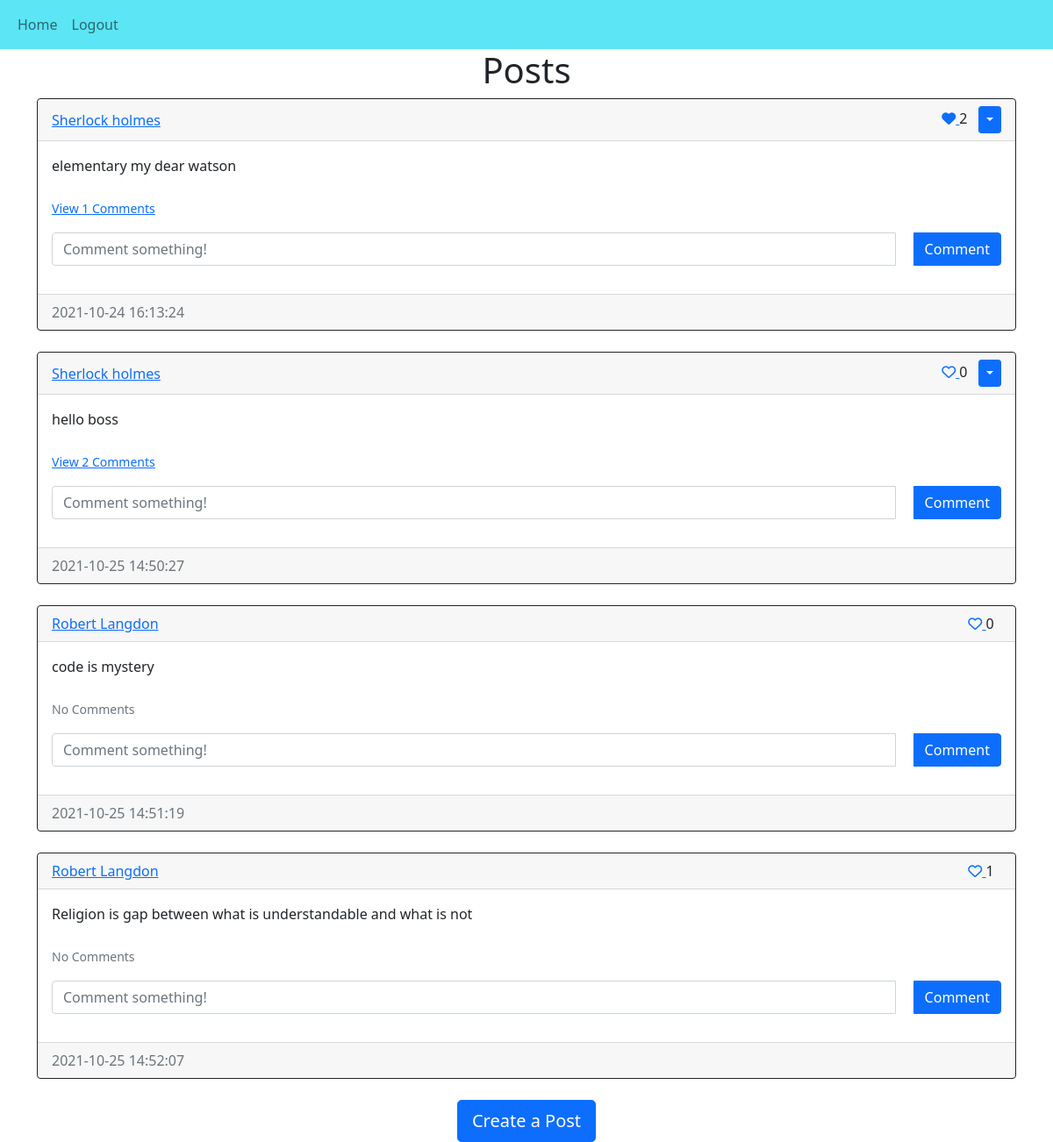
Screenshot of /home (signed in) with the database file from the repository.
### website/models.py (models this page shows)
class Post(db.Model):
    id = db.Column(db.Integer, primary_key=True)
    text = db.Column(db.Text,nullable=False)
    date_created = db.Column(db.DateTime(timezone=True), default=func.now())
    author = db.Column(db.Integer, db.ForeignKey('user.id',on_delete='CASCADE'),
        nullable=False)
    comments = db.relationship('Comment', backref='post', passive_deletes=True)
    likes = db.relationship('Like', backref='post', passive_deletes=True)

class User(db.Model, UserMixin):
    id = db.Column(db.Integer, primary_key=True)
    email = db.Column(db.String(150), unique=True)
    username = db.Column(db.String(150), unique=True)
    password = db.Column(db.String(150))
    date_created = db.Column(db.DateTime(timezone=True), default=func.now())
    posts = db.relationship('Post',backref='user',passive_deletes=True)
    comments = db.relationship('Comment', backref='user', passive_deletes=True)
    likes = db.relationship('Like', backref='user', passive_deletes=True)

### website/views.py (the view)
@views.route("/")
@views.route("/home")
@login_required
def home():
    posts=Post.query.all()
    return render_template("home.html", user=current_user, posts=posts)

### website/__init__.py (called while the page is built)
def create_app():
    app = Flask(__name__)
    app.config['SECRET_KEY'] = "2441139"
    app.config['SQLALCHEMY_DATABASE_URI'] = f'sqlite:///{DB_NAME}'
    db.init_app(app)
    from .views import views
    from .auth import auth
    app.register_blueprint(views, url_prefix="/")
    app.register_blueprint(auth, url_prefix="/")
    from .models import User,Post, Comment, Like
    create_database(app)
    login_manager = LoginManager()
    login_manager.login_view = "auth.login"
    login_manager.init_app(app)
    @login_manager.user_loader
    def load_user(id):
        return User.query.get(int(id))
    return app

### website/templates/home.html (shortened to what this page needs)
{% extends "posts_div.html" %}

### website/templates/posts_div.html (shortened to what this page needs)
{% extends "base.html" %}
{% block content %}
<h1 align="center">{% block header %}Posts{% endblock %}</h1>
<div id="posts">
  {% for post in posts %}
  <div class="card border-dark">
    <div class="card-header d-flex justify-content-between align-items-center">
      <a href="/posts/{{post.user.username}}">{{post.user.username}}</a>
      <div>
        {% if user.id in post.likes|map(attribute="author")|list %}
          <a href="/like-post/{{ post.id }}">
            <i class="fas fa-heart"></i>
          </a>
        {% else %}
          <a href="/like-post/{{ post.id }}">
            <i class="far fa-heart"></i>
          </a>
        {% endif %}
        {{ post.likes|length }}
        {% if user.id == post.author %}
        <div class="btn-group">
          <button
            type="button"
            class="btn btn-sm btn-primary dropdown-toggle"
            data-bs-toggle="dropdown"
          ></button>
        </div>
        {% endif %}
      </div>
    </div>
    <div class="card-body">
      <div class="card-text">{{post.text}}</div>
      <br />
      <p class="card-text">
        {% if post.comments|length > 0 %}
        <a data-bs-toggle="collapse" href="#comments-{{post.id}}" role="button">
          <small>View {{post.comments|length}} Comments</small>
        </a>
        {% else %}
        <small class="text-muted">No Comments</small>
        {% endif %}
      </p>
      <form
        class="input-group mb-3"
        method="POST"
        action="/create-comment/{{post.id}}"
      >
        <input
          type="text"
          id="text"
          name="text"
          class="form-control"
          placeholder="Comment something!"
        />
        <button type="submit" class="btn btn-primary">Comment</button>
      </form>
    </div>
    <div class="card-footer text-muted">{{post.date_created}}</div>
  </div>
  <br/ >
  {% endfor %}
</div>
{% block footer %}
<div align="center">
  <a href="/create-post"
    ><button type="button" class="btn btn-primary btn-lg">
      Create a Post
    </button></a
  >
</div>
{% endblock %}
{% endblock %}

### website/templates/base.html (shortened to what this page needs)
<!DOCTYPE html>
<html>
<head>
	<link href="https://cdn.jsdelivr.net/npm/bootstrap@5.1.3/dist/css/bootstrap.min.css"
    rel="stylesheet"
>
</head>
<body>
	<nav class="navbar navbar-expand-lg navbar-light" style="background-color: #5be5f5;">
  	<div class="container-fluid">
        <div class="collapse navbar-collapse" id="navbar">
          <div class="navbar-nav">
            <a class="nav-item nav-link" href="/home">Home</a>
            {% if user.is_authenticated %}
              <a class="nav-item nav-link" href="/logout">Logout</a>
            {% else %}
              <a class="nav-item nav-link" href="/login">Login</a>
              <a class="nav-item nav-link" href="/signup">Sign Up</a>
            {% endif %}
          </div>
        </div>
      </div>
	</nav>
	<div class="container">
		{% block content %}{% endblock %}
	</div>
</body>
</html>

### rows the page displays
Post: user.username "Sherlock holmes", likes|length "2", text "elementary my dear watson", comments|length "1", date_created "2021-10-24 16:13:24"
Post: user.username "Sherlock holmes", likes|length "0", text "hello boss", comments|length "2", date_created "2021-10-25 14:50:27"
Post: user.username "Robert Langdon", likes|length "0", text "code is mystery", shows "No Comments", date_created "2021-10-25 14:51:19"
Post: user.username "Robert Langdon", likes|length "1", text "Religion is gap between what is understandable and what is not", shows "No Comments", date_created "2021-10-25 14:52:07"
